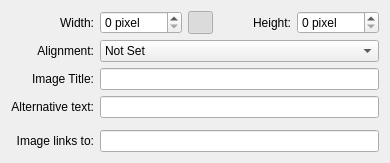
<?xml version="1.0" encoding="UTF-8"?>
<ui version="4.0">
 <class>EditImageBase</class>
 <widget class="QWidget" name="EditImageBase">
  <property name="geometry">
   <rect>
    <x>0</x>
    <y>0</y>
    <width>390</width>
    <height>147</height>
   </rect>
  </property>
  <property name="windowTitle">
   <string comment="verb, to modify selected image attributes">Edit Image Properties</string>
  </property>
  <layout class="QGridLayout" name="gridLayout">
   <item row="0" column="0">
    <widget class="QLabel" name="labelWidth">
     <property name="text">
      <string comment="noun, width of the image in pixels">Width:</string>
     </property>
     <property name="alignment">
      <set>Qt::AlignRight|Qt::AlignTrailing|Qt::AlignVCenter</set>
     </property>
     <property name="buddy">
      <cstring>spinboxWidth</cstring>
     </property>
    </widget>
   </item>
   <item row="0" column="1">
    <widget class="KIntSpinBox" name="spinboxWidth">
     <property name="buttonSymbols">
      <enum>QAbstractSpinBox::UpDownArrows</enum>
     </property>
     <property name="suffix">
      <string> pixel</string>
     </property>
     <property name="maximum">
      <number>2000</number>
     </property>
    </widget>
   </item>
   <item row="0" column="4">
    <widget class="KIntSpinBox" name="spinboxHeight">
     <property name="suffix">
      <string> pixel</string>
     </property>
     <property name="prefix">
      <string/>
     </property>
     <property name="maximum">
      <number>2000</number>
     </property>
     <property name="singleStep">
      <number>1</number>
     </property>
    </widget>
   </item>
   <item row="2" column="0">
    <widget class="QLabel" name="labelTitle">
     <property name="text">
      <string>Image Title:</string>
     </property>
     <property name="alignment">
      <set>Qt::AlignRight|Qt::AlignTrailing|Qt::AlignVCenter</set>
     </property>
     <property name="buddy">
      <cstring>txtTitle</cstring>
     </property>
    </widget>
   </item>
   <item row="0" column="3">
    <widget class="QLabel" name="labelHeight">
     <property name="text">
      <string comment="noun, height of the image in pixels">Height:</string>
     </property>
     <property name="alignment">
      <set>Qt::AlignRight|Qt::AlignTrailing|Qt::AlignVCenter</set>
     </property>
     <property name="buddy">
      <cstring>spinboxHeight</cstring>
     </property>
    </widget>
   </item>
   <item row="2" column="1" colspan="4">
    <widget class="KLineEdit" name="txtTitle">
     <property name="showClearButton" stdset="0">
      <bool>true</bool>
     </property>
    </widget>
   </item>
   <item row="4" column="0">
    <widget class="QLabel" name="labelAltText">
     <property name="text">
      <string comment="the alternative text which is displayed to the user, if the image can not be loaded.">Alternative text:</string>
     </property>
     <property name="alignment">
      <set>Qt::AlignRight|Qt::AlignTrailing|Qt::AlignVCenter</set>
     </property>
     <property name="buddy">
      <cstring>txtAltText</cstring>
     </property>
    </widget>
   </item>
   <item row="4" column="1" colspan="4">
    <widget class="KLineEdit" name="txtAltText">
     <property name="showClearButton" stdset="0">
      <bool>true</bool>
     </property>
    </widget>
   </item>
   <item row="6" column="0">
    <widget class="QLabel" name="labelLink">
     <property name="text">
      <string>Image links to:</string>
     </property>
     <property name="alignment">
      <set>Qt::AlignRight|Qt::AlignTrailing|Qt::AlignVCenter</set>
     </property>
     <property name="buddy">
      <cstring>txtLink</cstring>
     </property>
    </widget>
   </item>
   <item row="6" column="1" colspan="4">
    <widget class="KLineEdit" name="txtLink">
     <property name="showClearButton" stdset="0">
      <bool>true</bool>
     </property>
    </widget>
   </item>
   <item row="5" column="0" colspan="5">
    <widget class="KSeparator" name="kseparator"/>
   </item>
   <item row="0" column="2">
    <widget class="KPushButton" name="btnKeepRatio">
     <property name="maximumSize">
      <size>
       <width>25</width>
       <height>25</height>
      </size>
     </property>
     <property name="toolTip">
      <string extracomment="Image aspect ratio">Keep Ratio</string>
     </property>
     <property name="checkable">
      <bool>true</bool>
     </property>
     <property name="checked">
      <bool>true</bool>
     </property>
    </widget>
   </item>
   <item row="1" column="0">
    <widget class="QLabel" name="labelTitle_2">
     <property name="text">
      <string extracomment="Image Alignment">Alignment:</string>
     </property>
     <property name="alignment">
      <set>Qt::AlignRight|Qt::AlignTrailing|Qt::AlignVCenter</set>
     </property>
     <property name="buddy">
      <cstring>txtTitle</cstring>
     </property>
    </widget>
   </item>
   <item row="1" column="1" colspan="4">
    <widget class="KComboBox" name="alignment">
     <property name="currentIndex">
      <number>0</number>
     </property>
     <item>
      <property name="text">
       <string extracomment="Alignment">Not Set</string>
      </property>
     </item>
     <item>
      <property name="text">
       <string extracomment="Alignment">Right</string>
      </property>
     </item>
     <item>
      <property name="text">
       <string extracomment="Alignment">Left</string>
      </property>
     </item>
    </widget>
   </item>
  </layout>
 </widget>
 <customwidgets>
  <customwidget>
   <class>KIntSpinBox</class>
   <extends>QSpinBox</extends>
   <header>knuminput.h</header>
  </customwidget>
  <customwidget>
   <class>KPushButton</class>
   <extends>QPushButton</extends>
   <header>kpushbutton.h</header>
  </customwidget>
  <customwidget>
   <class>KLineEdit</class>
   <extends>QLineEdit</extends>
   <header>klineedit.h</header>
  </customwidget>
  <customwidget>
   <class>KComboBox</class>
   <extends>QComboBox</extends>
   <header>kcombobox.h</header>
  </customwidget>
  <customwidget>
   <class>KSeparator</class>
   <extends>QFrame</extends>
   <header>kseparator.h</header>
  </customwidget>
 </customwidgets>
 <resources/>
 <connections/>
</ui>
